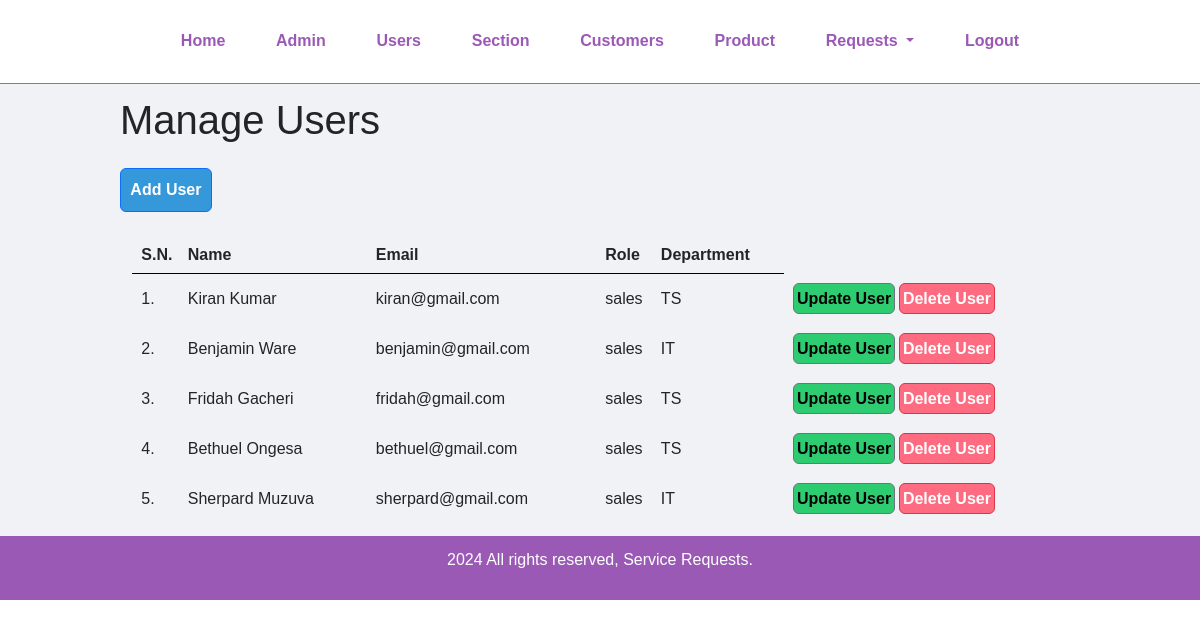
The app's page /manage-user.php (signed in) with its own data.
### tables this page shows
CREATE TABLE `tbl_user` (
  `id` int(11) NOT NULL,
  `user_name` varchar(50) NOT NULL,
  `email` varchar(50) NOT NULL,
  `role` varchar(30) NOT NULL,
  `department` enum('IT','TS') NOT NULL
);

### manage-user.php (the view, shortened to what this page needs)
<?php include('partials/menu.php'); ?>
    <div class="main-content">
        <div class="wrapper">
            <h1 class="row mb-4">Manage Users</h1>
            <a href="<?php echo SITEURL; ?>add-user.php" class="btn btn-primary col-sm-1.2 row mb-4">Add User</a>
            <table class="tbl-full">
                <tr>
                    <th>S.N.</th>
                    <th>Name</th>
                    <th>Email</th>
                    <th>Role</th>
                    <th>Department</th>
                </tr>
                <?php
                    $sql = "SELECT * FROM tbl_user";
                    $res = mysqli_query($conn, $sql);
                    if(mysqli_num_rows($res) > 0) {
                        $sn = 1;
                        while($row = mysqli_fetch_assoc($res)) {
                            $id = $row['id'];
                            $name = $row['user_name'];
                            $email = $row['email'];
                            $role = $row['role'];
                            $department = $row['department'];
                            ?>
                            <tr>
                                <td><?php echo $sn++; ?>. </td>
                                <td><?php echo $name; ?></td>
                                <td><?php echo $email; ?></td>
                                <td><?php echo $role; ?></td>
                                <td><?php echo $department; ?></td>
                                <td>
                                    <a href="<?php echo SITEURL; ?>update-user.php?id=<?php echo $id; ?>" class="btn btn-secondary col-sm-2.5">Update User</a>
                                    <a href="<?php echo SITEURL; ?>delete-user.php?id=<?php echo $id; ?>" class="btn btn-danger col-sm-2.5">Delete User</a>
                                </td>
                            </tr>
                            <?php
                        }
                    } else {
                        ?>
                        <tr>
                            <td colspan="8"><div class="error">No User Added.</div></td>
                        </tr>
                        <?php
                    }
                ?>
            </table>
        </div>
    </div>
    <?php include('partials/footer.php'); ?>

### css/admin.css (style rules this page uses)
* { margin: 0; padding: 0; font-family: Arial, Helvetica, sans-serif; }
.wrapper { padding: 1%; width: 80%; margin: 0 auto; }
.tbl-full { width: 100%; }
table tr th { border-bottom: 1px solid black; padding: 1%; text-align: left; }
table tr td { padding: 1%; }
.btn-primary { background-color: #3498db; padding: 1%; color: white; text-decoration: none; font-weight: bold; }
.btn-secondary { background-color: #2ecc71; padding: 1%; color: black; text-decoration: none; font-weight: bold; }
.btn-danger { background-color: #ff6b81; padding: 1%; color: white; text-decoration: none; font-weight: bold; }
.main-content { background-color: #f1f2f6; }

### records on screen
tbl_user: user_name "Kiran Kumar", email "kiran@gmail.com", role "sales", department "TS"
tbl_user: user_name "Benjamin Ware", email "benjamin@gmail.com", role "sales", department "IT"
tbl_user: user_name "Fridah Gacheri", email "fridah@gmail.com", role "sales", department "TS"
tbl_user: user_name "Bethuel Ongesa", email "bethuel@gmail.com", role "sales", department "TS"
tbl_user: user_name "Sherpard Muzuva", email "sherpard@gmail.com", role "sales", department "IT"
